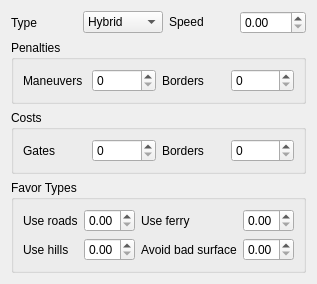
               <widget class="QWidget" name="tab_3">
                <attribute name="title">
                 <string>bicycle</string>
                </attribute>
                <layout class="QGridLayout" name="gridLayout_10">
                 <item row="0" column="3">
                  <widget class="QDoubleSpinBox" name="bicycle_cycling_speed"/>
                 </item>
                 <item row="0" column="1">
                  <widget class="QComboBox" name="bicycle_bicycle_type">
                   <item>
                    <property name="text">
                     <string>Hybrid</string>
                    </property>
                   </item>
                   <item>
                    <property name="text">
                     <string>Road</string>
                    </property>
                   </item>
                   <item>
                    <property name="text">
                     <string>Cross</string>
                    </property>
                   </item>
                   <item>
                    <property name="text">
                     <string>Mountain</string>
                    </property>
                   </item>
                  </widget>
                 </item>
                 <item row="0" column="0">
                  <widget class="QLabel" name="label_19">
                   <property name="text">
                    <string>Type</string>
                   </property>
                  </widget>
                 </item>
                 <item row="0" column="2">
                  <widget class="QLabel" name="label_20">
                   <property name="sizePolicy">
                    <sizepolicy hsizetype="Preferred" vsizetype="Fixed">
                     <horstretch>0</horstretch>
                     <verstretch>0</verstretch>
                    </sizepolicy>
                   </property>
                   <property name="text">
                    <string>Speed</string>
                   </property>
                  </widget>
                 </item>
                 <item row="2" column="0" colspan="4">
                  <widget class="QgsCollapsibleGroupBox" name="mGroupBox_6">
                   <property name="sizePolicy">
                    <sizepolicy hsizetype="Preferred" vsizetype="Fixed">
                     <horstretch>0</horstretch>
                     <verstretch>0</verstretch>
                    </sizepolicy>
                   </property>
                   <property name="title">
                    <string>Costs</string>
                   </property>
                   <property name="collapsed">
                    <bool>false</bool>
                   </property>
                   <property name="scrollOnExpand">
                    <bool>false</bool>
                   </property>
                   <property name="saveCollapsedState">
                    <bool>true</bool>
                   </property>
                   <layout class="QGridLayout" name="gridLayout_7">
                    <item row="0" column="0">
                     <widget class="QLabel" name="label_24">
                      <property name="text">
                       <string>Gates</string>
                      </property>
                     </widget>
                    </item>
                    <item row="0" column="1">
                     <widget class="QSpinBox" name="bicycle_gate_cost">
                      <property name="maximum">
                       <number>1000</number>
                      </property>
                      <property name="value">
                       <number>0</number>
                      </property>
                     </widget>
                    </item>
                    <item row="0" column="2">
                     <widget class="QLabel" name="label_26">
                      <property name="text">
                       <string>Borders</string>
                      </property>
                     </widget>
                    </item>
                    <item row="0" column="3">
                     <widget class="QSpinBox" name="bicycle_country_crossing_cost">
                      <property name="maximum">
                       <number>1000</number>
                      </property>
                      <property name="value">
                       <number>0</number>
                      </property>
                     </widget>
                    </item>
                   </layout>
                  </widget>
                 </item>
                 <item row="1" column="0" colspan="4">
                  <widget class="QgsCollapsibleGroupBox" name="mGroupBox_5">
                   <property name="sizePolicy">
                    <sizepolicy hsizetype="Preferred" vsizetype="Fixed">
                     <horstretch>0</horstretch>
                     <verstretch>0</verstretch>
                    </sizepolicy>
                   </property>
                   <property name="title">
                    <string>Penalties</string>
                   </property>
                   <property name="collapsed">
                    <bool>false</bool>
                   </property>
                   <property name="scrollOnExpand">
                    <bool>false</bool>
                   </property>
                   <property name="saveCollapsedState">
                    <bool>true</bool>
                   </property>
                   <layout class="QGridLayout" name="gridLayout_2">
                    <item row="0" column="0">
                     <widget class="QLabel" name="label_23">
                      <property name="text">
                       <string>Maneuvers</string>
                      </property>
                     </widget>
                    </item>
                    <item row="0" column="1">
                     <widget class="QSpinBox" name="bicycle_maneuver_penalty">
                      <property name="maximum">
                       <number>1000</number>
                      </property>
                      <property name="value">
                       <number>0</number>
                      </property>
                     </widget>
                    </item>
                    <item row="0" column="2">
                     <widget class="QLabel" name="label_21">
                      <property name="text">
                       <string>Borders</string>
                      </property>
                     </widget>
                    </item>
                    <item row="0" column="3">
                     <widget class="QSpinBox" name="bicycle_country_crossing_penalty">
                      <property name="maximum">
                       <number>1000</number>
                      </property>
                     </widget>
                    </item>
                   </layout>
                  </widget>
                 </item>
                 <item row="3" column="0" colspan="4">
                  <widget class="QgsCollapsibleGroupBox" name="mGroupBox_7">
                   <property name="sizePolicy">
                    <sizepolicy hsizetype="Preferred" vsizetype="Fixed">
                     <horstretch>0</horstretch>
                     <verstretch>0</verstretch>
                    </sizepolicy>
                   </property>
                   <property name="title">
                    <string>Favor Types</string>
                   </property>
                   <property name="collapsed">
                    <bool>false</bool>
                   </property>
                   <property name="scrollOnExpand">
                    <bool>false</bool>
                   </property>
                   <property name="saveCollapsedState">
                    <bool>true</bool>
                   </property>
                   <layout class="QGridLayout" name="gridLayout_8">
                    <item row="0" column="0">
                     <widget class="QLabel" name="label_29">
                      <property name="text">
                       <string>Use roads</string>
                      </property>
                     </widget>
                    </item>
                    <item row="0" column="1">
                     <widget class="QDoubleSpinBox" name="bicycle_use_roads">
                      <property name="maximum">
                       <double>1.000000000000000</double>
                      </property>
                      <property name="singleStep">
                       <double>0.010000000000000</double>
                      </property>
                      <property name="value">
                       <double>0.000000000000000</double>
                      </property>
                     </widget>
                    </item>
                    <item row="0" column="2">
                     <widget class="QLabel" name="label_25">
                      <property name="text">
                       <string>Use ferry</string>
                      </property>
                     </widget>
                    </item>
                    <item row="0" column="3">
                     <widget class="QDoubleSpinBox" name="bicycle_use_ferry">
                      <property name="maximum">
                       <double>1.000000000000000</double>
                      </property>
                      <property name="singleStep">
                       <double>0.010000000000000</double>
                      </property>
                      <property name="value">
                       <double>0.000000000000000</double>
                      </property>
                     </widget>
                    </item>
                    <item row="1" column="0">
                     <widget class="QLabel" name="label_27">
                      <property name="text">
                       <string>Use hills</string>
                      </property>
                     </widget>
                    </item>
                    <item row="1" column="1">
                     <widget class="QDoubleSpinBox" name="bicycle_use_hills">
                      <property name="maximum">
                       <double>1.000000000000000</double>
                      </property>
                      <property name="singleStep">
                       <double>0.010000000000000</double>
                      </property>
                      <property name="value">
                       <double>0.000000000000000</double>
                      </property>
                     </widget>
                    </item>
                    <item row="1" column="2">
                     <widget class="QLabel" name="label_13">
                      <property name="text">
                       <string>Avoid bad surface</string>
                      </property>
                      <property name="wordWrap">
                       <bool>true</bool>
                      </property>
                     </widget>
                    </item>
                    <item row="1" column="3">
                     <widget class="QDoubleSpinBox" name="bicycle_avoid_bad_surfaces_2">
                      <property name="maximum">
                       <double>1.000000000000000</double>
                      </property>
                      <property name="singleStep">
                       <double>0.010000000000000</double>
                      </property>
                      <property name="value">
                       <double>0.000000000000000</double>
                      </property>
                     </widget>
                    </item>
                   </layout>
                  </widget>
                 </item>
                </layout>
               </widget>
